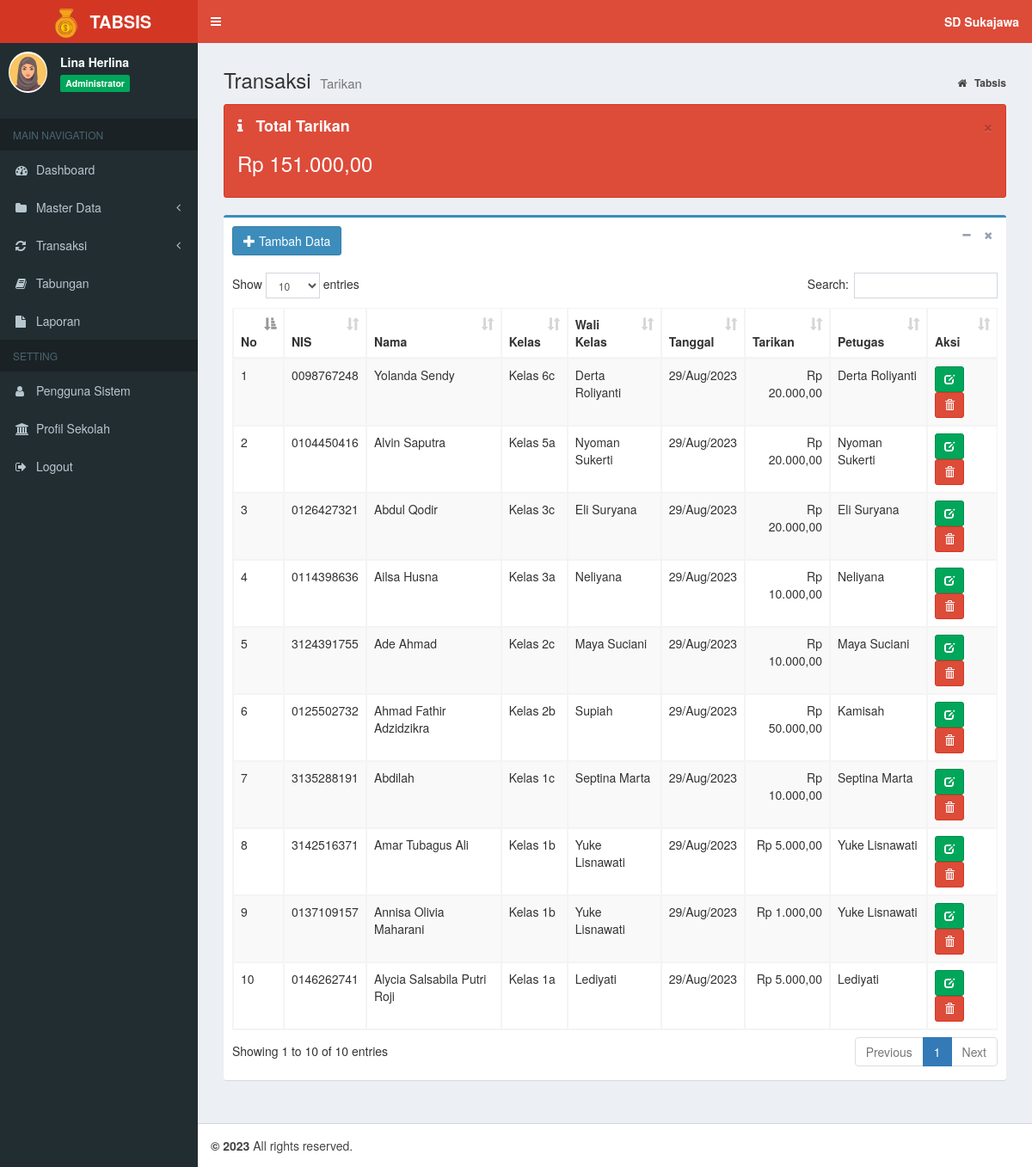
/index.php?page=data_tarik (signed in), run on the app's committed database.
### tables this page shows
CREATE TABLE `tb_profil` (
  `id_profil` int(11) NOT NULL,
  `nama_sekolah` varchar(200) NOT NULL,
  `alamat` varchar(400) NOT NULL,
  `akreditasi` char(2) NOT NULL
);

CREATE TABLE `tb_siswa` (
  `nis` char(12) NOT NULL,
  `nama_siswa` varchar(40) NOT NULL,
  `jekel` enum('LK','PR') NOT NULL,
  `id_kelas` int(11) NOT NULL,
  `status` enum('Aktif','Lulus','Pindah') NOT NULL,
  `tgl_lahir` date NOT NULL
);

CREATE TABLE `tb_kelas` (
  `id_kelas` int(11) NOT NULL,
  `kelas` varchar(20) NOT NULL,
  `wl_kelas` varchar(20) NOT NULL
);

CREATE TABLE `tb_tabungan` (
  `id_tabungan` int(11) NOT NULL,
  `nis` char(12) NOT NULL,
  `setor` int(11) NOT NULL,
  `tarik` int(11) NOT NULL,
  `tgl` date NOT NULL,
  `jenis` enum('ST','TR') NOT NULL,
  `petugas` varchar(20) NOT NULL
);

### inc/rupiah.php (called while the page is built)
<?php
function rupiah($angka){
	$hasil_rupiah = "Rp " . number_format($angka,2,',','.');
	return $hasil_rupiah;
}

### petugas/tarik/data_tarik.php (the view, shortened to what this page needs)
<section class="content-header">
	<h1>
		Transaksi
		<small>Tarikan</small>
	</h1>
	<ol class="breadcrumb">
		<li>
			<a href="index.php">
				<i class="fa fa-home"></i>
				<b>Tabsis</b>
			</a>
		</li>
	</ol>
</section>
<section class="content">
	<div class="alert alert-danger alert-dismissible">
		<button type="button" class="close" data-dismiss="alert" aria-hidden="true">&times;</button>
		<h4>
			<i class="icon fa fa-info"></i> Total Tarikan</h4>
		<?php
    		$sql = $koneksi->query("SELECT SUM(tarik) as total  from tb_tabungan where jenis='TR'");
    		while ($data= $sql->fetch_assoc()) {
  		?>
		<h3>
			<?php echo rupiah($data['total']); }?>
		</h3>
	</div>
	<div class="box box-primary">
		<div class="box-header">
			<a href="?page=add_tarik" class="btn btn-primary">
				<i class="glyphicon glyphicon-plus"></i> Tambah Data</a>
			<div class="box-tools pull-right">
				<button type="button" class="btn btn-box-tool" data-widget="collapse">
					<i class="fa fa-minus"></i>
				</button>
				<button type="button" class="btn btn-box-tool" data-widget="remove">
					<i class="fa fa-remove"></i>
				</button>
			</div>
		</div>
		<div class="box-body">
			<div class="table-responsive">
				<table id="example1" class="table table-bordered table-striped">
					<thead>
						<tr>
							<th>No</th>
							<th>NIS</th>
							<th>Nama</th>
							<th>Kelas</th>
							<th>Wali Kelas</th>
							<th>Tanggal</th>
							<th>Tarikan</th>
							<th>Petugas</th>
							<th>Aksi</th>
						</tr>
					</thead>
					<tbody>
						<?php
                  $no = 1;
				  $sql = $koneksi->query("SELECT s.nis, s.nama_siswa,s.id_kelas, t.id_tabungan, t.tarik, t.tgl, t.petugas, k.wl_kelas, k.kelas
				  FROM tb_siswa s
				  JOIN tb_tabungan t ON s.nis = t.nis
				  JOIN tb_kelas k ON s.id_kelas = k.id_kelas
				  where jenis ='TR' order by tgl desc, id_tabungan desc");
                  while ($data= $sql->fetch_assoc()) {
                ?>
						<tr>
							<td>
								<?php echo $no++; ?>
							</td>
							<td>
								<?php echo $data['nis']; ?>
							</td>
							<td>
								<?php echo $data['nama_siswa']; ?>
							</td>
							<td>
								<?php echo $data['kelas']; ?>
							</td>
							<td>
								<?php echo $data['wl_kelas']; ?>
							</td>
							<td>
								<?php  $tgl = $data['tgl']; echo date("d/M/Y", strtotime($tgl))?>
							</td>
							<td align="right">
								<?php echo rupiah($data['tarik']); ?>
							</td>
							<td>
								<?php echo $data['petugas']; ?>
							</td>
							<td>
								<a href="?page=edit_tarik&kode=<?php echo $data['id_tabungan']; ?>" title="Ubah"
								 class="btn btn-success btn-sm">
									<i class="glyphicon glyphicon-edit"></i>
								</a>
								<a href="?page=del_tarik&kode=<?php echo $data['id_tabungan']; ?>" onclick="return confirm('Apakah anda yakin hapus data ini ?')"
								 title="Hapus" class="btn btn-danger btn-sm">
									<i class="glyphicon glyphicon-trash"></i>
							</td>
						</tr>
						<?php
                  }
                ?>
					</tbody>
				</table>
			</div>
		</div>
	</div>
</section>

### index.php (shortened to what this page needs)
<?php
    if (isset($_SESSION["ses_username"])==""){
		header("location: login.php");
    }else{
      $data_nama = $_SESSION["ses_nama"];
      $data_level = $_SESSION["ses_level"];
    }
    include "inc/koneksi.php";
	include "inc/rupiah.php";
	$sql = $koneksi->query("SELECT * from tb_profil");
	while ($data= $sql->fetch_assoc()) {
		$nama=$data['nama_sekolah'];
	}
?>
<!DOCTYPE html>
<html>
<head>
	<link rel="stylesheet" href="bootstrap/css/bootstrap.min.css">
	<link rel="stylesheet" href="https://cdnjs.cloudflare.com/ajax/libs/font-awesome/4.5.0/css/font-awesome.min.css">
	<link rel="stylesheet" href="https://cdnjs.cloudflare.com/ajax/libs/ionicons/2.0.1/css/ionicons.min.css">
	<link rel="stylesheet" href="plugins/datatables/dataTables.bootstrap.css">
	<link rel="stylesheet" href="plugins/select2/select2.min.css">
	<link rel="stylesheet" href="dist/css/AdminLTE.min.css">
	<link rel="stylesheet" href="dist/css/skins/_all-skins.min.css">
</head>
<body class="hold-transition skin-red sidebar-mini">
	<div class="wrapper">
		<header class="main-header">
			<a href="index.php" class="logo">
				<span class="logo-lg">
					<img src="dist/img/logo.png" width="45px">
					<b>TABSIS</b>
				</span>
			</a>
			<nav class="navbar navbar-static-top">
				<a href="#" class="sidebar-toggle" data-toggle="offcanvas" role="button">
				</a>
				<div class="navbar-custom-menu">
					<ul class="nav navbar-nav">
						<li class="dropdown messages-menu">
							<a class="dropdown-toggle" data-toggle="dropdown">
								<span>
									<b>
										<?= $nama; ?>
									</b>
								</span>
							</a>
						</li>
					</ul>
				</div>
			</nav>
		</header>
		<aside class="main-sidebar">
			<section class="sidebar">
				</<b>
				<div class="user-panel">
					<div class="pull-left image">
						<img src="dist/img/avatar.png" class="img-circle" alt="User Image">
					</div>
					<div class="pull-left info">
						<p>
							<?php echo $data_nama; ?>
						</p>
						<span class="label label-success">
							<?php echo $data_level; ?>
						</span>
					</div>
				</div>
				<ul class="sidebar-menu">
					<li class="header">MAIN NAVIGATION</li>
					<?php
          if ($data_level=="Administrator"){
        ?>
					<li class="treeview">
						<a href="?page=admin">
							<i class="fa fa-dashboard"></i>
							<span>Dashboard</span>
						</a>
					</li>
					<li class="treeview">
						<a href="#">
							<i class="fa fa-folder"></i>
							<span>Master Data</span>
							<span class="pull-right-container">
								<i class="fa fa-angle-left pull-right"></i>
							</span>
						</a>
					</li>
					<li class="treeview">
						<a href="#">
							<i class="fa fa-refresh"></i>
							<span>Transaksi</span>
							<span class="pull-right-container">
								<i class="fa fa-angle-left pull-right"></i>
							</span>
						</a>
					</li>
					<li class="treeview">
						<a href="?page=view_tabungan">
							<i class="fa fa-book"></i>
							<span>Tabungan</span>
						</a>
					</li>
					<li class="treeview">
						<a href="?page=laporan">
							<i class="fa fa-file"></i>
							<span>Laporan</span>
						</a>
					</li>
					<li class="header">SETTING</li>
					<li class="treeview">
						<a href="?page=MyApp/data_pengguna">
							<i class="fa fa-user"></i>
							<span>Pengguna Sistem</span>
						</a>
					</li>
					<li class="treeview">
						<a href="?page=MyApp/data_profil">
							<i class="fa fa-bank"></i>
							<span>Profil Sekolah</span>
						</a>
					</li>
					<?php
            }
          ?>
					<li>
						<a href="logout.php" onclick="return confirm('Anda yakin keluar dari aplikasi ?')">
							<i class="fa fa-sign-out"></i>
							<span>Logout</span>
						</a>
					</li>
			</section>
		</aside>
		<div class="content-wrapper">
			<section class="content">
				<?php
      if(isset($_GET['page'])){
          $hal = $_GET['page'];
          switch ($hal) {
              case 'data_tarik':
                  include "petugas/tarik/data_tarik.php";
                  break;
          }
                        }
    ?>
			</section>
		</div>
		<footer class="main-footer">
			<strong> &copy;
				<a href=""></a>2023</strong> All rights reserved.
		</footer>
</body>
</html>

### data on the page
tb_profil: nama_sekolah "SD Sukajawa"
tb_siswa: nis "0098767248", nama_siswa "Yolanda Sendy", id_kelas.kelas "Kelas 6c", id_kelas.wl_kelas "Derta Roliyanti", tb_tabungan.tgl "29/Aug/2023", tb_tabungan.tarik "Rp 20.000,00", tb_tabungan.petugas "Derta Roliyanti"
tb_siswa: nis "0104450416", nama_siswa "Alvin Saputra", id_kelas.kelas "Kelas 5a", id_kelas.wl_kelas "Nyoman Sukerti", tb_tabungan.tgl "29/Aug/2023", tb_tabungan.tarik "Rp 20.000,00", tb_tabungan.petugas "Nyoman Sukerti"
tb_siswa: nis "0126427321", nama_siswa "Abdul Qodir", id_kelas.kelas "Kelas 3c", id_kelas.wl_kelas "Eli Suryana", tb_tabungan.tgl "29/Aug/2023", tb_tabungan.tarik "Rp 20.000,00", tb_tabungan.petugas "Eli Suryana"
tb_siswa: nis "0114398636", nama_siswa "Ailsa Husna", id_kelas.kelas "Kelas 3a", id_kelas.wl_kelas "Neliyana", tb_tabungan.tgl "29/Aug/2023", tb_tabungan.tarik "Rp 10.000,00", tb_tabungan.petugas "Neliyana"
tb_siswa: nis "3124391755", nama_siswa "Ade Ahmad", id_kelas.kelas "Kelas 2c", id_kelas.wl_kelas "Maya Suciani", tb_tabungan.tgl "29/Aug/2023", tb_tabungan.tarik "Rp 10.000,00", tb_tabungan.petugas "Maya Suciani"
tb_siswa: nis "0125502732", nama_siswa "Ahmad Fathir Adzidzikra", id_kelas.kelas "Kelas 2b", id_kelas.wl_kelas "Supiah", tb_tabungan.tgl "29/Aug/2023", tb_tabungan.tarik "Rp 50.000,00", tb_tabungan.petugas "Kamisah"
tb_siswa: nis "3135288191", nama_siswa "Abdilah", id_kelas.kelas "Kelas 1c", id_kelas.wl_kelas "Septina Marta", tb_tabungan.tgl "29/Aug/2023", tb_tabungan.tarik "Rp 10.000,00", tb_tabungan.petugas "Septina Marta"
tb_siswa: nis "3142516371", nama_siswa "Amar Tubagus Ali", id_kelas.kelas "Kelas 1b", id_kelas.wl_kelas "Yuke Lisnawati", tb_tabungan.tgl "29/Aug/2023", tb_tabungan.tarik "Rp 5.000,00", tb_tabungan.petugas "Yuke Lisnawati"
tb_siswa: nis "0137109157", nama_siswa "Annisa Olivia Maharani", id_kelas.kelas "Kelas 1b", id_kelas.wl_kelas "Yuke Lisnawati", tb_tabungan.tgl "29/Aug/2023", tb_tabungan.tarik "Rp 1.000,00", tb_tabungan.petugas "Yuke Lisnawati"
tb_siswa: nis "0146262741", nama_siswa "Alycia Salsabila Putri Roji", id_kelas.kelas "Kelas 1a", id_kelas.wl_kelas "Lediyati", tb_tabungan.tgl "29/Aug/2023", tb_tabungan.tarik "Rp 5.000,00", tb_tabungan.petugas "Lediyati"

### other printed values
$data_nama "Lina Herlina"
$data_level "Administrator"
rupiah($data['total']) "Rp 151.000,00"
